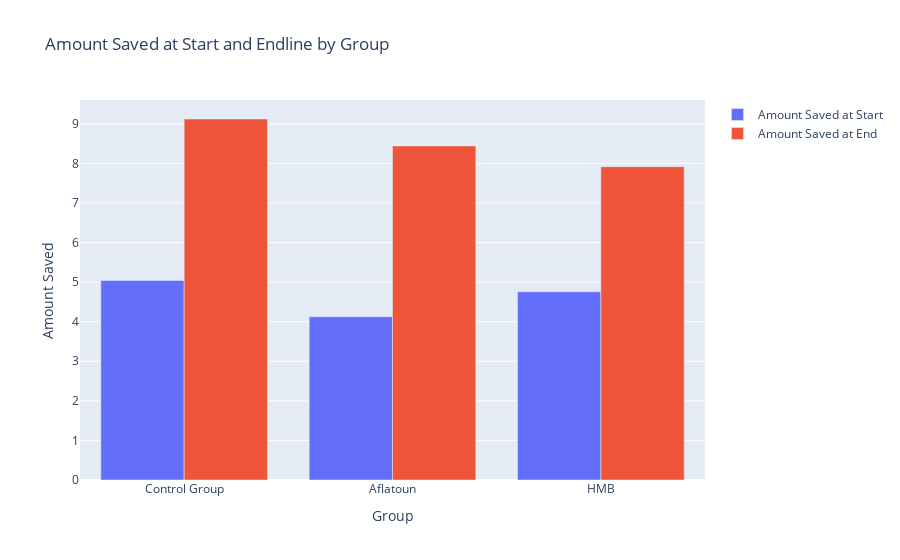

Notebook code cell kept with this figure:
### Code cell
# Extract mean values

# Control Group
control_mean_start = summary_table_concatenated_graph.loc[('Control Group', 'mean'), 'Amount Saved']
control_mean_endline = summary_table_concatenated_graph.loc[('Control Group', 'mean'), 'Amount Saved at Endline']

# Aflatoun Group
aflatoun_mean_start = summary_table_concatenated_graph.loc[('Aflatoun', 'mean'), 'Amount Saved']
aflatoun_mean_endline = summary_table_concatenated_graph.loc[('Aflatoun', 'mean'), 'Amount Saved at Endline']

# Honest Money Box Group
hmb_mean_start = summary_table_concatenated_graph.loc[('HMB', 'mean'), 'Amount Saved']
hmb_mean_endline = summary_table_concatenated_graph.loc[('HMB', 'mean'), 'Amount Saved at Endline']

# Create bar graph
fig = go.Figure(data=[
    go.Bar(name='Amount Saved at Start', x=['Control Group', 'Aflatoun', 'HMB'], y=[control_mean_start, aflatoun_mean_start, hmb_mean_start]),
    go.Bar(name='Amount Saved at End', x=['Control Group', 'Aflatoun', 'HMB'], y=[control_mean_endline, aflatoun_mean_endline, hmb_mean_endline])
])

# Update layout
fig.update_layout(
    title='Amount Saved at Start and Endline by Group',
    xaxis_title='Group',
    yaxis_title='Amount Saved',
    barmode='group'
)

# Show graph
fig.show()

### Figure 1 — Plotly figure (JSON) as saved in the notebook; plotly's stock layout.template omitted (floating-point values rounded to 4 significant figures)
{"data": [{"name": "Amount Saved at Start", "type": "bar", "x": ["Control Group", "Aflatoun", "HMB"], "y": [5.041, 4.124, 4.755]}, {"name": "Amount Saved at End", "type": "bar", "x": ["Control Group", "Aflatoun", "HMB"], "y": [9.121, 8.441, 7.917]}], "layout": {"barmode": "group", "title": {"text": "Amount Saved at Start and Endline by Group"}, "xaxis": {"title": {"text": "Group"}}, "yaxis": {"title": {"text": "Amount Saved"}}}}
